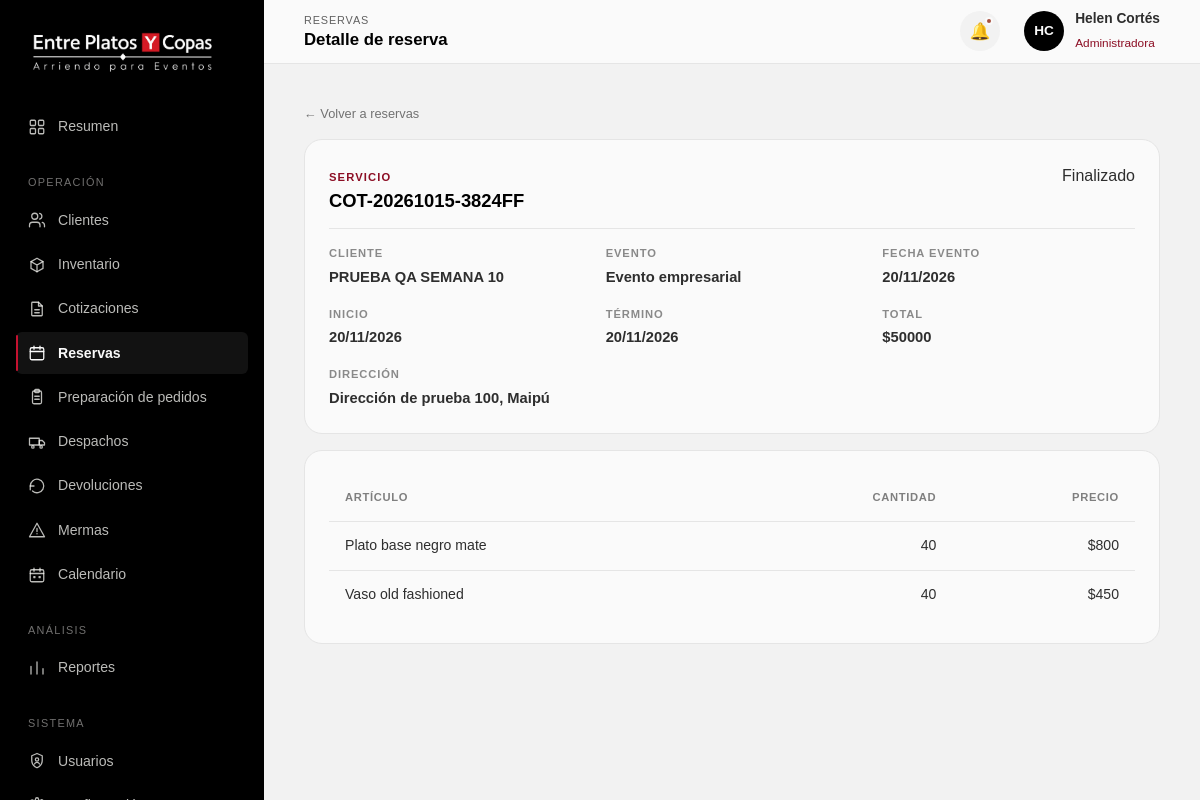
Page /gestion/reservas/18/ (signed in) on the committed database.
### Inventario/models.py (models this page shows, shortened)
class Servicio(models.Model):
    class Estado(models.TextChoices):
        COTIZACION = "Cotizacion", "Cotización"
        CONTACTADO = "Contactado", "Contactado"
        CONFIRMADO = "Confirmado", "Confirmado"
        PREPARACION = "Preparacion", "En preparación"
        DESPACHADO = "Despachado", "Despachado"
        DEVOLUCION_PARCIAL = "Devolucion parcial", "Devolución parcial"
        FINALIZADO = "Finalizado", "Devuelto"
        CANCELADO = "Cancelado", "Cancelado"
    class MedioContacto(models.TextChoices):
        WHATSAPP = "WhatsApp", "WhatsApp"
        CORREO = "Correo", "Correo"
        LLAMADA = "Llamada", "Llamada"
    negocio = models.ForeignKey(
        Negocio,
        on_delete=models.CASCADE,
        related_name="servicios"
    )
    cliente = models.ForeignKey(
        Cliente,
        on_delete=models.PROTECT,
        related_name="servicios"
    )
    codigo = models.CharField(
        max_length=30,
        unique=True
    )
    estado = models.CharField(
        max_length=30,
        choices=Estado.choices,
        default=Estado.COTIZACION
    )
    tipo_servicio = models.CharField(
        max_length=100,
        blank=True
    )
    fecha_solicitud = models.DateField()
    fecha_evento = models.DateField(null=True, blank=True)
    fecha_inicio = models.DateField(null=True, blank=True)
    fecha_termino = models.DateField(null=True, blank=True)
    hora_inicio = models.TimeField(null=True, blank=True)
    hora_termino = models.TimeField(null=True, blank=True)
    direccion_evento = models.CharField(
        max_length=255,
        blank=True
    )
    comuna_evento = models.CharField(
        max_length=100,
        blank=True
    )
    cantidad_personas = models.IntegerField(
        null=True,
        blank=True
    )
    subtotal = models.DecimalField(
        max_digits=12,
        decimal_places=0,
        default=0
    )
    descuento = models.DecimalField(
        max_digits=12,
        decimal_places=0,
        default=0
    )
    total = models.DecimalField(
        max_digits=12,
        decimal_places=0,
        default=0
    )
    abono = models.DecimalField(
        max_digits=12,
        decimal_places=0,
        default=0
    )
    garantia = models.DecimalField(
        max_digits=12,
        decimal_places=0,
        default=0
    )
    observaciones = models.TextField(blank=True)
    requiere_despacho = models.BooleanField(default=False, db_default=False)
    medio_contacto = models.CharField(
        max_length=20,
        blank=True,
        default="",
        db_default="",
        choices=MedioContacto.choices
    )
    comentarios = models.TextField(blank=True, default="", db_default="")
    categorias_solicitadas = models.ManyToManyField(
        Categoria,
        blank=True,
        related_name="servicios_solicitados",
        db_table="servicio_categoria_solicitada"
    )
    categorias_por_definir = models.BooleanField(default=False, db_default=False)
    fecha_confirmacion = models.DateTimeField(
        null=True,
        blank=True
    )
    fecha_creacion = models.DateTimeField(auto_now_add=True)
    fecha_actualizacion = models.DateTimeField(auto_now=True)
    class Meta:
        db_table = "servicio"
        constraints = [
            models.CheckConstraint(
                condition=(
                    Q(fecha_inicio__isnull=True)
                    | Q(fecha_termino__isnull=True)
                    | Q(fecha_termino__gte=F("fecha_inicio"))
                ),
                name="fecha_termino_mayor_inicio"
            )
        ]

class Cliente(models.Model):
    negocio = models.ForeignKey(
        Negocio,
        on_delete=models.CASCADE,
        related_name="clientes"
    )
    rut = models.CharField(max_length=20, blank=True)
    nombre = models.CharField(max_length=100)
    apellido = models.CharField(max_length=100, blank=True)
    telefono = models.CharField(max_length=30, blank=True)
    email = models.EmailField(max_length=150, blank=True)
    direccion = models.CharField(max_length=255, blank=True)
    comuna = models.CharField(max_length=100, blank=True)
    observaciones = models.TextField(blank=True)
    activo = models.BooleanField(default=True)
    fecha_creacion = models.DateTimeField(auto_now_add=True)
    fecha_actualizacion = models.DateTimeField(auto_now=True)
    class Meta:
        db_table = "cliente"
        constraints = [
            models.UniqueConstraint(
                fields=["negocio", "rut"],
                condition=~Q(rut=""),
                name="cliente_rut_unico_por_negocio"
            )
        ]

class DetalleServicio(models.Model):
    servicio = models.ForeignKey(
        Servicio,
        on_delete=models.CASCADE,
        related_name="detalles"
    )
    articulo = models.ForeignKey(
        Articulo,
        on_delete=models.PROTECT,
        related_name="detalles_servicio"
    )
    cantidad = models.PositiveIntegerField()
    precio_unitario = models.DecimalField(
        max_digits=10,
        decimal_places=0
    )
    subtotal = models.DecimalField(
        max_digits=12,
        decimal_places=0
    )
    class Meta:
        db_table = "detalle_servicio"

class Articulo(models.Model):
    negocio = models.ForeignKey(
        Negocio,
        on_delete=models.CASCADE,
        related_name="articulos"
    )
    categoria = models.ForeignKey(
        Categoria,
        on_delete=models.PROTECT,
        related_name="articulos"
    )
    codigo = models.CharField(
        max_length=20,
        unique=True
    )
    nombre = models.CharField(max_length=100)
    categoria_label = models.CharField(
        max_length=100,
        blank=True
    )
    descripcion = models.TextField(blank=True)
    descripcion_larga = models.TextField(blank=True)
    dimensiones = models.CharField(max_length=150, blank=True)
    material = models.CharField(max_length=100, blank=True)
    capacidad = models.CharField(max_length=100, blank=True)
    color = models.CharField(max_length=100, blank=True)
    precio_arriendo = models.DecimalField(
        max_digits=10,
        decimal_places=0
    )
    unidad_precio = models.CharField(
        max_length=100,
        blank=True
    )
    imagen = models.CharField(
        max_length=255,
        blank=True
    )
    imagenes = models.JSONField(
        default=list,
        blank=True
    )
    stock_total = models.PositiveIntegerField(default=0)
    stock_trabajable = models.PositiveIntegerField(default=0)
    destacado = models.BooleanField(default=False)
    activo = models.BooleanField(default=True)
    fecha_creacion = models.DateTimeField(auto_now_add=True)
    fecha_actualizacion = models.DateTimeField(auto_now=True)
    class Meta:
        db_table = "articulo"
        constraints = [
            models.CheckConstraint(
                condition=Q(stock_trabajable__lte=F("stock_total")),
                name="stock_trabajable_no_supera_total"
            )
        ]

### Inventario/views.py (the view)
@solo_administrador
def gestion_reserva(request, id):
    servicio = get_object_or_404(
        Servicio.objects.select_related("cliente", "negocio"),
        id=id,
    )
    detalles = (
        DetalleServicio.objects
        .filter(servicio=servicio)
        .select_related("articulo")
    )
    return render(
        request,
        "reserva.html",
        {
            "servicio": servicio,
            "detalles": detalles,
        },
    )

### gestion/templates/reserva.html (shortened to what this page needs)
{% load static %}
<!DOCTYPE html>
<html lang="es">
<head>
<link rel="stylesheet" href="{% static 'css/admin.css' %}?v=sidebar-design-2">
</head>
<body>
<div class="admin-shell">
  <aside class="admin-sidebar" id="admin-sidebar">
    <div class="sidebar-brand">
      <a href="{% url 'index' %}"><img src="{% static 'images/logo2.jpg' %}" alt="Entre Platos y Copas"></a>
    </div>
    <nav class="sidebar-nav">
      <a href="{% url 'inicio' %}" class="sidebar-link"><span class="nav-icon"></span><span class="nav-label">Resumen</span></a>
      <span class="sidebar-group-label">Operación</span>
      <a href="{% url 'gestion_clientes' %}" class="sidebar-link"><span class="nav-icon"></span><span class="nav-label">Clientes</span></a>
      <a href="{% url 'gestion_inventario' %}" class="sidebar-link"><span class="nav-icon"></span><span class="nav-label">Inventario</span></a>
      <a href="{% url 'gestion_cotizaciones' %}" class="sidebar-link"><span class="nav-icon"></span><span class="nav-label">Cotizaciones</span></a>
      <a href="{% url 'gestion_reservas' %}" class="sidebar-link"><span class="nav-icon"></span><span class="nav-label">Reservas</span></a>
      <a href="{% url 'gestion_preparacion' %}" class="sidebar-link"><span class="nav-icon"></span><span class="nav-label">Preparación de pedidos</span></a>
      <a href="{% url 'gestion_despachos' %}" class="sidebar-link"><span class="nav-icon"></span><span class="nav-label">Despachos</span></a>
      <a href="{% url 'gestion_devoluciones' %}" class="sidebar-link"><span class="nav-icon"></span><span class="nav-label">Devoluciones</span></a>
      <a href="{% url 'gestion_mermas' %}" class="sidebar-link"><span class="nav-icon"></span><span class="nav-label">Mermas</span></a>
      <a href="{% url 'gestion_calendario' %}" class="sidebar-link"><span class="nav-icon"></span><span class="nav-label">Calendario</span></a>
      <span class="sidebar-group-label">Análisis</span>
      <a href="{% url 'gestion_reportes' %}" class="sidebar-link"><span class="nav-icon"></span><span class="nav-label">Reportes</span></a>
      <span class="sidebar-group-label">Sistema</span>
      <a href="{% url 'gestion_usuarios' %}" class="sidebar-link"><span class="nav-icon"></span><span class="nav-label">Usuarios</span></a>
      <a href="{% url 'gestion_configuracion' %}" class="sidebar-link"><span class="nav-label"></span></a>
    </nav>
  </aside>
  <div class="admin-main">
    <header class="admin-topbar">
      <div style="display:flex;align-items:center;gap:1rem;">
        <div class="topbar-title">
          <span class="eyebrow">Reservas</span>
          <h1>Detalle de reserva</h1>
        </div>
      </div>
      <div class="topbar-actions">
        <button class="icon-btn" aria-label="Notificaciones"><span class="dot"></span>🔔</button>
        <div class="topbar-user">
          <div class="user-avatar">HC</div>
          <div class="user-info"><strong>Helen Cortés</strong><span>Administradora</span></div>
        </div>
      </div>
    </header>
    <main class="admin-content">
      <div class="breadcrumb"><a href="{% url 'gestion_reservas' %}">← Volver a reservas</a></div>
      <div id="reserva-detalle">
<div class="card">
  <div class="card-head"><div><span class="eyebrow">Servicio</span><h2>{{ servicio.codigo }}</h2></div><span class="status-pill">{{ servicio.estado }}</span></div>
  <div class="detail-grid">
    <div><span class="cell-muted">Cliente</span><strong>{{ servicio.cliente.nombre }} {{ servicio.cliente.apellido }}</strong></div>
    <div><span class="cell-muted">Evento</span><strong>{{ servicio.tipo_servicio|default:"—" }}</strong></div>
    <div><span class="cell-muted">Fecha evento</span><strong>{{ servicio.fecha_evento|date:"d/m/Y"|default:"—" }}</strong></div>
    <div><span class="cell-muted">Inicio</span><strong>{{ servicio.fecha_inicio|date:"d/m/Y"|default:"—" }}</strong></div>
    <div><span class="cell-muted">Término</span><strong>{{ servicio.fecha_termino|date:"d/m/Y"|default:"—" }}</strong></div>
    <div><span class="cell-muted">Total</span><strong>${{ servicio.total|floatformat:0 }}</strong></div>
    <div class="full"><span class="cell-muted">Dirección</span><strong>{{ servicio.direccion_evento|default:"—" }}, {{ servicio.comuna_evento|default:"" }}</strong></div>
  </div>
</div>
<div class="card" style="margin-top:1rem;">
<table class="data-table"><thead><tr><th>Artículo</th><th class="cell-num">Cantidad</th><th class="cell-num">Precio</th></tr></thead><tbody>
{% for d in detalles %}<tr><td>{{ d.articulo.nombre }}</td><td class="cell-num">{{ d.cantidad }}</td><td class="cell-num">${{ d.precio_unitario|floatformat:0 }}</td></tr>
{% empty %}<tr><td colspan="3" class="empty-state">Sin artículos.</td></tr>{% endfor %}
</tbody></table>
</div>
</div>
    </main>
  </div>
</div>
</body>
</html>

### rows in the picture
Servicio: codigo "COT-20261015-3824FF", estado "Finalizado", cliente.nombre "PRUEBA", cliente.apellido "QA SEMANA 10", tipo_servicio "Evento empresarial", fecha_evento "20/11/2026", fecha_inicio "20/11/2026", fecha_termino "20/11/2026", total "50000", direccion_evento "Dirección de prueba 100", comuna_evento "Maipú"
DetalleServicio: articulo.nombre "Plato base negro mate", cantidad "40", precio_unitario "800"
DetalleServicio: articulo.nombre "Vaso old fashioned", cantidad "40", precio_unitario "450"
